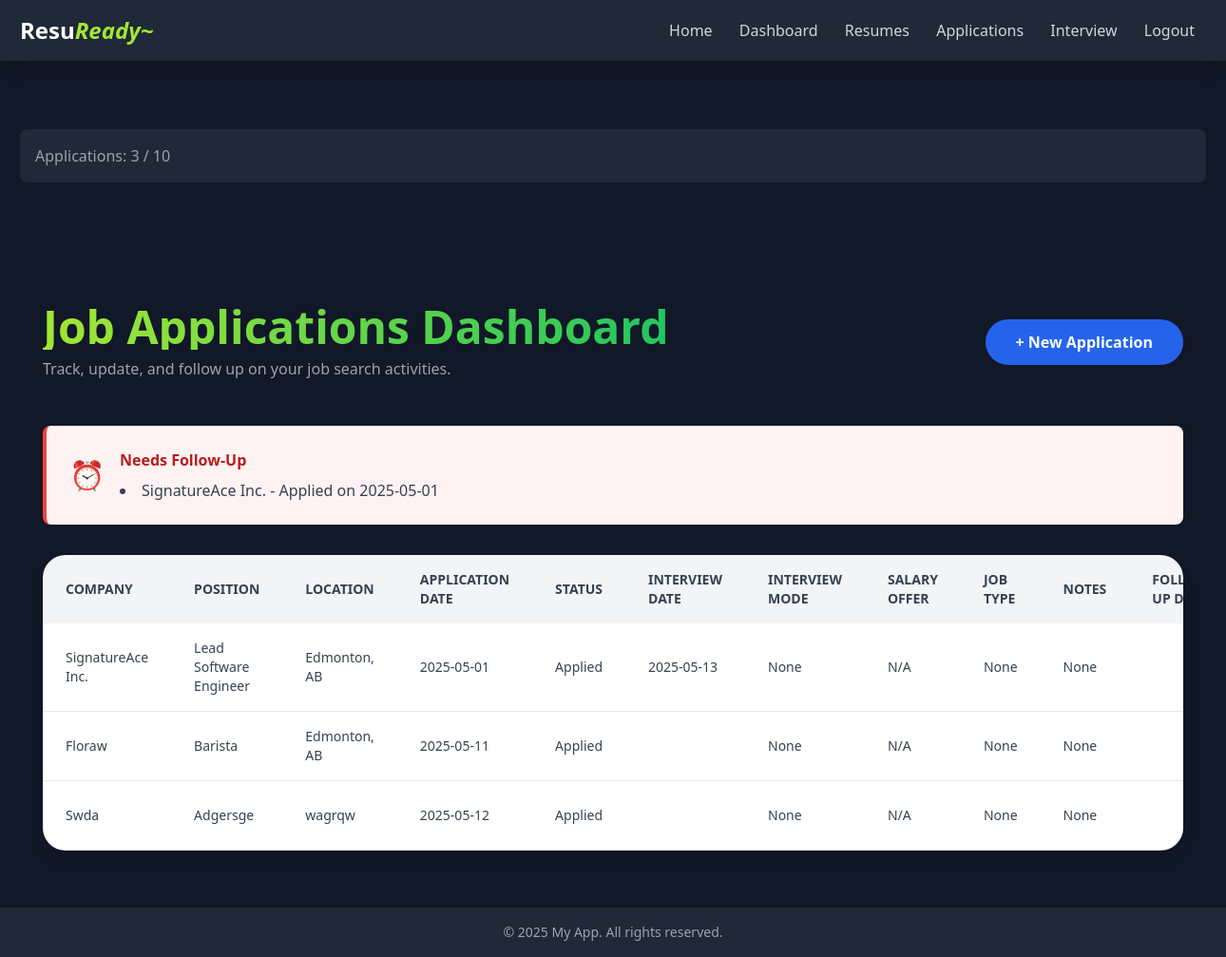
/job-applications/ (signed in), run on the app's committed database.
### backend/models/jobapp.py (models this page shows)
class JobApp(db.Model):
    id = db.Column(db.String(36), primary_key=True, default=lambda: str(uuid.uuid4()))
    owner_id = db.Column(db.String(36), db.ForeignKey('user.id'), nullable=False)
    company = db.Column(db.String(500), nullable=False)
    position = db.Column(db.String(250), nullable=False)
    location = db.Column(db.String(500), nullable=False)
    application_date = db.Column(db.DateTime, nullable=False, default=datetime.utcnow)
    status = db.Column(db.String(200))
    contact_person = db.Column(db.String(200))
    contact_email = db.Column(db.String(250))
    phone_number = db.Column(db.String(12))
    interview_date = db.Column(db.DateTime)
    interview_mode = db.Column(db.String(200))
    follow_up_date = db.Column(db.DateTime)
    offer_date = db.Column(db.DateTime)
    salary_offer = db.Column(db.Float)
    job_type = db.Column(db.String(200))
    application_link = db.Column(db.String(5000))
    notes = db.Column(db.String(5000))
    result = db.Column(db.String(200))

### backend/routes/jobapps.py (the view)
@job_app_bp.route('/')
def dashboard():
    job_apps = current_user.job_applications
    now = datetime.utcnow()
    interview_soon = []
    needs_follow_up = []
    for job in job_apps:
        if job.interview_date and 0 <= (job.interview_date - now).days <= 3:
            interview_soon.append(job)
        if job.follow_up_date is None and (now - job.application_date).days > 10:
            needs_follow_up.append(job)
    return render_template('job_apps/dashboard.html',
                           job_apps=job_apps, interview_soon=interview_soon, needs_follow_up=needs_follow_up)

### backend/__init__.py (called while the page is built)
def check_subscription_status():
    if current_user.is_authenticated:
        current_user.check_subscription_status()

### backend/models/user.py (called while the page is built)
@login_manager.user_loader
def user_loader(user_id):
    if user_id:
        user = User.query.get(user_id)
        db.session.commit()
        return user
    return None

    @property
    def max_applications(self):
        if not self.subscription or not self.subscription.tier_id:
            return 3  # Free tier default
        if self.subscription.tier_id == 'diamond':
            return float('inf')  # Unlimited for Diamond
        elif self.subscription.tier_id == 'gold':
            return 10  # Gold tier gets 10 applications
        return 3  # Free tier default

    def check_subscription_status(self):
        if not self.subscription:
            return
        now = datetime.utcnow()
        if self.subscription.next_payment_date and now > self.subscription.next_payment_date:
            if not self.subscription.is_in_grace_period:
                self.handle_subscription_expiration()
            elif self.subscription.status != 'past_due':
                self.handle_payment_failure()
        if self.subscription.status == 'cancelled' and self.subscription.end_date and now > self.subscription.end_date:
            self.create_free_subscription()

### frontend/templates/job_apps/dashboard.html (shortened to what this page needs)
{% extends 'base.html' %}
{% block content %}
<div class="bg-gray-800 p-4 rounded-lg mb-6">
    <p class="text-gray-400">
        Applications: {{ current_user.job_applications|length }} / {{ current_user.max_applications }}
    </p>
</div>
<section class="max-w-7xl mx-auto px-6 py-16">
    <div class="flex flex-col md:flex-row md:items-center md:justify-between mb-12 gap-6">
        <div>
            <h2 class="text-5xl font-extrabold bg-clip-text text-transparent bg-gradient-to-r from-lime-400 to-green-500 mb-2">
            </h2>
            <p class="text-gray-400">Track, update, and follow up on your job search activities.</p>
        </div>
        <a href="{{ url_for('job_apps.create') }}" class="inline-flex items-center gap-2 bg-blue-600 text-white font-semibold px-8 py-3 rounded-full hover:bg-blue-700 transition transform hover:scale-105">
            + New Application
        </a>
    </div>
    {% if needs_follow_up %}
    <div class="mb-8 p-6 bg-red-50 border-l-4 border-red-500 rounded-lg shadow-sm">
        <div class="flex items-center gap-4">
            <span class="text-3xl">⏰</span>
            <div>
                <h3 class="font-bold text-red-700">Needs Follow-Up</h3>
                <ul class="list-disc list-inside text-gray-700 mt-2">
                    {% for job in needs_follow_up %}
                    <li>{{ job.company }} - Applied on {{ job.application_date.strftime('%Y-%m-%d') }}</li>
                    {% endfor %}
                </ul>
            </div>
        </div>
    </div>
    {% endif %}
    <div class="overflow-x-auto bg-white rounded-3xl shadow-lg">
        <table class="min-w-full text-left text-sm text-gray-700">
            <thead class="bg-gray-100 font-semibold uppercase">
                <tr>
                    <th class="px-6 py-4">Company</th>
                    <th class="px-6 py-4">Position</th>
                    <th class="px-6 py-4">Location</th>
                    <th class="px-6 py-4">Application Date</th>
                    <th class="px-6 py-4">Status</th>
                    <th class="px-6 py-4">Interview Date</th>
                    <th class="px-6 py-4">Interview Mode</th>
                    <th class="px-6 py-4">Salary Offer</th>
                    <th class="px-6 py-4">Job Type</th>
                    <th class="px-6 py-4">Notes</th>
                    <th class="px-6 py-4">Follow-Up Date</th>
                </tr>
            </thead>
            <tbody>
                {% if job_apps %}
                    {% for job in job_apps %}
                    <tr class="border-b hover:bg-gray-50 transition" data-job-id="{{ job.id }}">
                        <td class="px-6 py-4 editable" data-column="company" contenteditable="true">{{ job.company }}</td>
                        <td class="px-6 py-4 editable" data-column="position" contenteditable="true">{{ job.position }}</td>
                        <td class="px-6 py-4 editable" data-column="location" contenteditable="true">{{ job.location }}</td>
                        <td class="px-6 py-4">{{ job.application_date.strftime('%Y-%m-%d') }}</td>
                        <td class="px-6 py-4 editable" data-column="status" contenteditable="true">{{ job.status }}</td>
                        <td class="px-6 py-4 editable-date" data-column="interview_date">{{ job.interview_date.strftime('%Y-%m-%d') if job.interview_date else '' }}</td>
                        <td class="px-6 py-4 editable" data-column="interview_mode" contenteditable="true">{{ job.interview_mode }}</td>
                        <td class="px-6 py-4 editable" data-column="salary_offer" contenteditable="true">{{ job.salary_offer or 'N/A' }}</td>
                        <td class="px-6 py-4 editable" data-column="job_type" contenteditable="true">{{ job.job_type }}</td>
                        <td class="px-6 py-4 editable" data-column="notes" contenteditable="true">{{ job.notes }}</td>
                        <td class="px-6 py-4 editable-date" data-column="follow_up_date">{{ job.follow_up_date.strftime('%Y-%m-%d') if job.follow_up_date else '' }}</td>
                    </tr>
                    {% endfor %}
                {% else %}
                    <tr>
                        <td colspan="12" class="px-6 py-8 text-center text-gray-600">No job applications found. Start your journey by creating your first application.</td>
                    </tr>
                {% endif %}
            </tbody>
        </table>
    </div>
</section>
{% endblock %}

### frontend/templates/base.html (shortened to what this page needs)
<!DOCTYPE html>
<html lang="en" class="bg-gray-900 text-gray-100 scroll-smooth antialiased">
<head>
    <link rel="stylesheet" href="{{ url_for('static', filename='css/main.css') }}">
    <script src="https://cdn.tailwindcss.com"></script>
</head>
<body class="min-h-screen flex flex-col bg-gray-900 selection:bg-lime-500 selection:text-gray-900">
    {% include './components/header.html' %}
    <main class="flex-grow max-w-7xl mx-auto px-4 py-12 space-y-16" id="features">
        {% block content %}{% endblock %}
    </main>
    {% include './components/footer.html' %}
</body>
</html>

### frontend/templates/components/header.html (shortened to what this page needs)
    <header class="bg-gray-800 shadow-lg">
        <div class="max-w-7xl mx-auto px-4 py-4 flex items-center justify-between">
            <h1 class="text-2xl font-bold text-white">Resu<i class="text-2xl font-bold text-lime-400">Ready~</i></h1>
            <nav>
                <a href="{{ url_for('main.home') }}" class="text-gray-300 hover:text-lime-400 px-3">Home</a>
                {% if current_user %}
                {% if current_user.is_authenticated %}
                <a href="{{ url_for('user.dashboard') }}" class="text-gray-300 hover:text-lime-400 px-3">Dashboard</a>
                <a href="{{ url_for('resumes.dashboard') }}" class="text-gray-300 hover:text-lime-400 px-3">Resumes</a>
                <a href="{{ url_for('job_apps.dashboard') }}" class="text-gray-300 hover:text-lime-400 px-3">Applications</a>
                <a href="{{ url_for('interview.dashboard') }}" class="text-gray-300 hover:text-lime-400 px-3">Interview</a>
                <form action="{{ url_for('auth.logout') }}" method="POST" class="inline">
                    <button type="submit" class="text-gray-300 hover:text-lime-400 px-3">Logout</button>
                </form>
                {% endif %}
                {% endif %}
            </nav>
        </div>
    </header>

### frontend/templates/components/footer.html
    <footer class="bg-gray-800 text-gray-400 text-sm text-center py-4">
        &copy; 2025 My App. All rights reserved.
    </footer>

### frontend/static/css/main.css (style rules this page uses)
footer { position: fixed; width: 100%; bottom: 0; }

### data on the page
JobApp: company "SignatureAce Inc.", application_date "2025-05-01", position "Lead Software Engineer", location "Edmonton, AB", status "Applied", interview_date "2025-05-13", interview_mode "None", salary_offer "N/A", job_type "None", notes "None"
JobApp: company "Floraw", position "Barista", location "Edmonton, AB", application_date "2025-05-11", status "Applied", interview_mode "None", salary_offer "N/A", job_type "None", notes "None"
JobApp: company "Swda", position "Adgersge", location "wagrqw", application_date "2025-05-12", status "Applied", interview_mode "None", salary_offer "N/A", job_type "None", notes "None"

### other printed values
{{ current_user.job_applications|length }} "3"
{{ current_user.max_applications }} "10"
